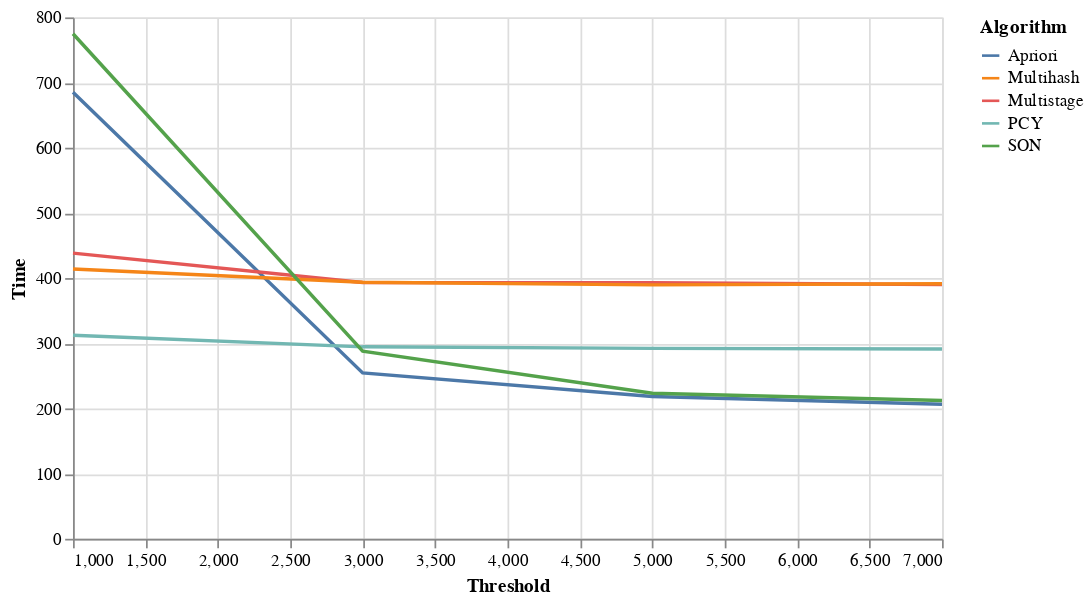

Notebook code for this chart:
### Code cell
chart1

### Figure 1 — Vega-Lite specification as saved in the notebook (floating-point values rounded to 4 significant figures)
{"config": {"view": {"continuousWidth": 400, "continuousHeight": 300}}, "data": {"name": "data-8e9f7e6c8b0ec650863c798f6f73bd3c"}, "mark": "line", "encoding": {"color": {"field": "Algorithm", "type": "nominal"}, "x": {"field": "Threshold", "type": "quantitative"}, "y": {"field": "Time", "type": "quantitative"}}, "height": 300, "width": 500, "$schema": "https://vega.github.io/schema/vega-lite/v4.17.0.json", "datasets": {"data-8e9f7e6c8b0ec650863c798f6f73bd3c": [{"Time": 685.1, "Algorithm": "Apriori", "Threshold": 1000}, {"Time": 254.5, "Algorithm": "Apriori", "Threshold": 3000}, {"Time": 218.2, "Algorithm": "Apriori", "Threshold": 5000}, {"Time": 206.3, "Algorithm": "Apriori", "Threshold": 7000}, {"Time": 312.2, "Algorithm": "PCY", "Threshold": 1000}, {"Time": 294.5, "Algorithm": "PCY", "Threshold": 3000}, {"Time": 292.1, "Algorithm": "PCY", "Threshold": 5000}, {"Time": 291.3, "Algorithm": "PCY", "Threshold": 7000}, {"Time": 438.3, "Algorithm": "Multistage", "Threshold": 1000}, {"Time": 393.1, "Algorithm": "Multistage", "Threshold": 3000}, {"Time": 392.9, "Algorithm": "Multistage", "Threshold": 5000}, {"Time": 390.0, "Algorithm": "Multistage", "Threshold": 7000}, {"Time": 413.9, "Algorithm": "Multihash", "Threshold": 1000}, {"Time": 393.5, "Algorithm": "Multihash", "Threshold": 3000}, {"Time": 389.6, "Algorithm": "Multihash", "Threshold": 5000}, {"Time": 391.2, "Algorithm": "Multihash", "Threshold": 7000}, {"Time": 774.9, "Algorithm": "SON", "Threshold": 1000}, {"Time": 287.8, "Algorithm": "SON", "Threshold": 3000}, {"Time": 223.4, "Algorithm": "SON", "Threshold": 5000}, {"Time": 212.3, "Algorithm": "SON", "Threshold": 7000}]}}
